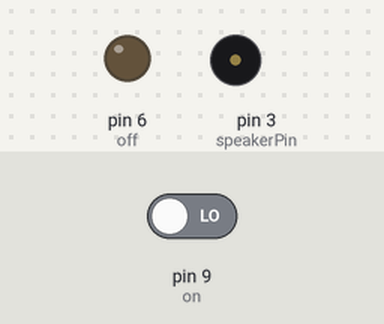
Simulated run of this sketch. Board: Arduino Uno, built with avr-gcc and run on an emulated ATmega328P. On the bench: output pins drawn as LEDs (lit = HIGH), buzzer (waves = sounding). The test bench sets the inputs (shaded band); at power-on: pin 9 (on) LOW. Pins used as bus, display or sensor lines are not drawn.

Above: at 1.2 s.
1.3 s: pin 9 (on) driven HIGH
At 2.7 s:
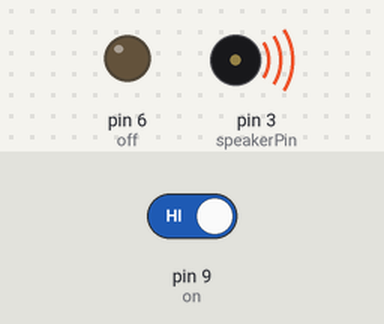
Timing chart, 0 to 10.3 s (numbered marks = the images above; inputs shaded):
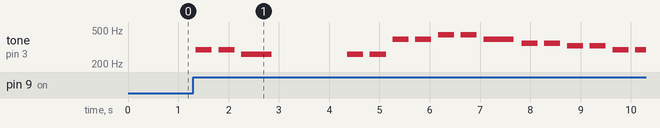

Measured:
- after the input at 1.3 s, tone on pin 3 (speakerPin): plays 293 Hz for 0.32 s, 293 Hz for 0.32 s, 260 Hz for 0.60 s, 260 Hz for 0.32 s, 260 Hz for 0.32 s, 391 Hz for 0.32 s … (16 notes in this stretch), starting after 0.05 s

The sketch:

Piezo_and_Buttons.ino
```cpp
/*  Nicholas Vadivelu
 *  TER4M1
 *  Mr. Jay
 *  30 March 2017
 *
 *  Arduino Activity Piezo and Button Activity
 */

/* Melody
 * (cleft) 2005 D. Cuartielles for K3
 *
 * This example uses a piezo speaker to play melodies.  It sends
 * a square wave of the appropriate frequency to the piezo, generating
 * the corresponding tone.
 *
 * The calculation of the tones is made following the mathematical
 * operation:
 *
 *       timeHigh = period / 2 = 1 / (2 * toneFrequency)
 *
 * where the different tones are described as in the table:
 *
 * note   frequency   period  timeHigh
 * c          261 Hz          3830  1915
 * d          294 Hz          3400  1700
 * e          329 Hz          3038  1519
 * f          349 Hz          2864  1432
 * g          392 Hz          2550  1275
 * a          440 Hz          2272  1136
 * b          493 Hz          2028  1014
 * C          523 Hz          1912  956
 *
 * http://www.arduino.cc/en/Tutorial/Melody
 */

int speakerPin = 3;
int on = 9;//on pin
int off = 6; //off pin
int state = LOW; //initial state

int length = 15; // the number of notes
char notes[] = "ccggaagffeeddc "; // a space represents a rest
int beats[] = { 1, 1, 1, 1, 1, 1, 2, 1, 1, 1, 1, 1, 1, 2, 4 }; //length of the beats
int tempo = 300;

void playTone(int tone, int duration) { //plays a tone
  for (long i = 0; i < duration * 1000L; i += tone * 2) {
    digitalWrite(speakerPin, HIGH);
    delayMicroseconds(tone);
    digitalWrite(speakerPin, LOW);
    delayMicroseconds(tone);
  }
}

void playNote(char note, int duration) { //plays notes
  char names[] = { 'c', 'd', 'e', 'f', 'g', 'a', 'b', 'C' };
  int tones[] = { 1915, 1700, 1519, 1432, 1275, 1136, 1014, 956 };

  // play the tone corresponding to the note name
  for (int i = 0; i < 8; i++) {
    if (names[i] == note) {
      playTone(tones[i], duration);
    }
  }
}

void setup() {
  //initialize all the pins
  pinMode(speakerPin, OUTPUT);
  pinMode(on, INPUT);
  pinMode(off, OUTPUT);
}

void loop() {
  for (int i = 0; i < length; i++) {
   int red = (state == HIGH ? digitalRead(off) : digitalRead(on)); //reads pin depending on current state
   if (red == HIGH) state = !state; //inverts state if pin is on

    if (state == HIGH) {
      if (notes[i] == ' ') {
        delay(beats[i] * tempo); // rest
      } else {
        playNote(notes[i], beats[i] * tempo);
      }
      // pause between notes
      delay(tempo / 2);
    }
  }
}
```
